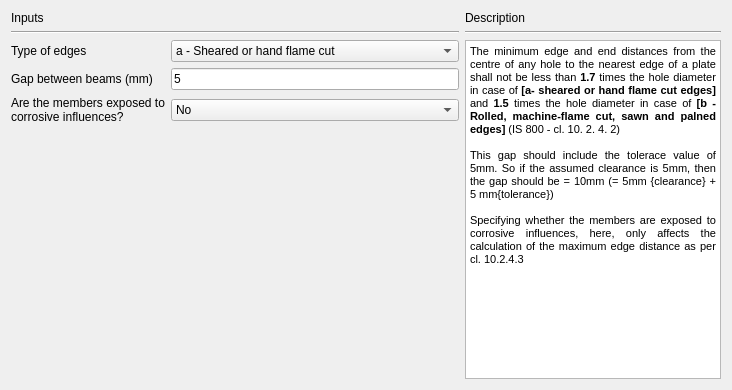
     <widget class="QWidget" name="tab_Detailing">
      <attribute name="title">
       <string>Detailing</string>
      </attribute>
      <layout class="QGridLayout" name="gridLayout_18">
       <item row="0" column="0">
        <layout class="QGridLayout" name="gridLayout_17">
         <item row="0" column="0">
          <layout class="QGridLayout" name="gridLayout_6">
           <item row="0" column="0">
            <widget class="QLabel" name="label_38">
             <property name="text">
              <string>Inputs</string>
             </property>
            </widget>
           </item>
           <item row="1" column="0">
            <widget class="Line" name="line_11">
             <property name="orientation">
              <enum>Qt::Horizontal</enum>
             </property>
            </widget>
           </item>
          </layout>
         </item>
         <item row="1" column="0">
          <layout class="QGridLayout" name="gridLayout_4">
           <item row="0" column="0">
            <widget class="QLabel" name="label_39">
             <property name="text">
              <string>Type of edges</string>
             </property>
            </widget>
           </item>
           <item row="0" column="1">
            <widget class="QComboBox" name="combo_detailingEdgeType">
             <item>
              <property name="text">
               <string>a - Sheared or hand flame cut</string>
              </property>
             </item>
             <item>
              <property name="text">
               <string>b - Rolled, machine-flame cut, sawn and planed</string>
              </property>
             </item>
            </widget>
           </item>
           <item row="1" column="0">
            <widget class="QLabel" name="label_29">
             <property name="text">
              <string>Gap between beams (mm)</string>
             </property>
            </widget>
           </item>
           <item row="1" column="1">
            <widget class="QLineEdit" name="txt_detailingGap">
             <property name="text">
              <string>5</string>
             </property>
             <property name="alignment">
              <set>Qt::AlignLeading|Qt::AlignLeft|Qt::AlignVCenter</set>
             </property>
            </widget>
           </item>
           <item row="2" column="0">
            <widget class="QLabel" name="label_40">
             <property name="text">
              <string>Are the members exposed to
corrosive influences?</string>
             </property>
            </widget>
           </item>
           <item row="2" column="1">
            <widget class="QComboBox" name="combo_detailing_memebers">
             <item>
              <property name="text">
               <string>No</string>
              </property>
             </item>
             <item>
              <property name="text">
               <string>Yes</string>
              </property>
             </item>
            </widget>
           </item>
          </layout>
         </item>
        </layout>
       </item>
       <item row="1" column="0">
        <spacer name="verticalSpacer_3">
         <property name="orientation">
          <enum>Qt::Vertical</enum>
         </property>
         <property name="sizeHint" stdset="0">
          <size>
           <width>20</width>
           <height>255</height>
          </size>
         </property>
        </spacer>
       </item>
       <item row="0" column="1" rowspan="2">
        <layout class="QGridLayout" name="gridLayout_10">
         <item row="1" column="0">
          <widget class="Line" name="line_6">
           <property name="orientation">
            <enum>Qt::Horizontal</enum>
           </property>
          </widget>
         </item>
         <item row="0" column="0">
          <widget class="QLabel" name="label_18">
           <property name="text">
            <string>Description</string>
           </property>
          </widget>
         </item>
         <item row="2" column="0">
          <widget class="QTextBrowser" name="textBrowser_detailingDescription">
           <property name="minimumSize">
            <size>
             <width>210</width>
             <height>0</height>
            </size>
           </property>
           <property name="html">
            <string>&lt;!DOCTYPE HTML PUBLIC &quot;-//W3C//DTD HTML 4.0//EN&quot; &quot;http://www.w3.org/TR/REC-html40/strict.dtd&quot;&gt;
&lt;html&gt;&lt;head&gt;&lt;meta name=&quot;qrichtext&quot; content=&quot;1&quot; /&gt;&lt;style type=&quot;text/css&quot;&gt;
p, li { white-space: pre-wrap; }
&lt;/style&gt;&lt;/head&gt;&lt;body style=&quot; font-family:'Arial'; font-size:7.8pt; font-weight:400; font-style:normal;&quot;&gt;
&lt;p align=&quot;justify&quot; style=&quot; margin-top:0px; margin-bottom:0px; margin-left:0px; margin-right:0px; -qt-block-indent:0; text-indent:0px;&quot;&gt;&lt;span style=&quot; font-family:'MS Shell Dlg 2'; font-size:8pt;&quot;&gt;The minimum edge and end distances from the centre of any hole to the nearest edge of a plate shall not be less than &lt;/span&gt;&lt;span style=&quot; font-family:'MS Shell Dlg 2'; font-size:8pt; font-weight:600;&quot;&gt;1.7&lt;/span&gt;&lt;span style=&quot; font-family:'MS Shell Dlg 2'; font-size:8pt;&quot;&gt; times the hole diameter in case of &lt;/span&gt;&lt;span style=&quot; font-family:'MS Shell Dlg 2'; font-size:8pt; font-weight:600;&quot;&gt;[a- sheared or hand flame cut edges] &lt;/span&gt;&lt;span style=&quot; font-family:'MS Shell Dlg 2'; font-size:8pt;&quot;&gt;and &lt;/span&gt;&lt;span style=&quot; font-family:'MS Shell Dlg 2'; font-size:8pt; font-weight:600;&quot;&gt;1.5 &lt;/span&gt;&lt;span style=&quot; font-family:'MS Shell Dlg 2'; font-size:8pt;&quot;&gt;times the hole diameter in case of &lt;/span&gt;&lt;span style=&quot; font-family:'MS Shell Dlg 2'; font-size:8pt; font-weight:600;&quot;&gt;[b - Rolled, machine-flame cut, sawn and palned edges]&lt;/span&gt;&lt;span style=&quot; font-family:'MS Shell Dlg 2'; font-size:8pt;&quot;&gt; (IS 800 - cl. 10. 2. 4. 2)&lt;/span&gt;&lt;/p&gt;
&lt;p align=&quot;justify&quot; style=&quot;-qt-paragraph-type:empty; margin-top:0px; margin-bottom:0px; margin-left:0px; margin-right:0px; -qt-block-indent:0; text-indent:0px; font-family:'Calibri'; font-size:8pt; vertical-align:middle;&quot;&gt;&lt;br /&gt;&lt;/p&gt;
&lt;p align=&quot;justify&quot; style=&quot; margin-top:0px; margin-bottom:0px; margin-left:0px; margin-right:0px; -qt-block-indent:0; text-indent:0px;&quot;&gt;&lt;span style=&quot; font-family:'MS Shell Dlg 2'; font-size:8pt;&quot;&gt;This gap should include the tolerace value of 5mm. So if the assumed clearance is 5mm, then the gap should be = 10mm (= 5mm {clearance} + 5 mm{tolerance})&lt;/span&gt;&lt;/p&gt;
&lt;p align=&quot;justify&quot; style=&quot;-qt-paragraph-type:empty; margin-top:0px; margin-bottom:0px; margin-left:0px; margin-right:0px; -qt-block-indent:0; text-indent:0px; font-family:'Calibri'; font-size:8pt;&quot;&gt;&lt;br /&gt;&lt;/p&gt;
&lt;p align=&quot;justify&quot; style=&quot; margin-top:0px; margin-bottom:0px; margin-left:0px; margin-right:0px; -qt-block-indent:0; text-indent:0px;&quot;&gt;&lt;span style=&quot; font-family:'MS Shell Dlg 2'; font-size:8pt;&quot;&gt;Specifying whether the members are exposed to corrosive influences, here, only affects the calculation of the maximum edge distance as per cl. 10.2.4.3&lt;/span&gt;&lt;/p&gt;
&lt;p align=&quot;justify&quot; style=&quot;-qt-paragraph-type:empty; margin-top:0px; margin-bottom:0px; margin-left:0px; margin-right:0px; -qt-block-indent:0; text-indent:0px; font-family:'MS Shell Dlg 2'; font-size:8pt;&quot;&gt;&lt;br /&gt;&lt;/p&gt;&lt;/body&gt;&lt;/html&gt;</string>
           </property>
          </widget>
         </item>
        </layout>
       </item>
      </layout>
     </widget>
